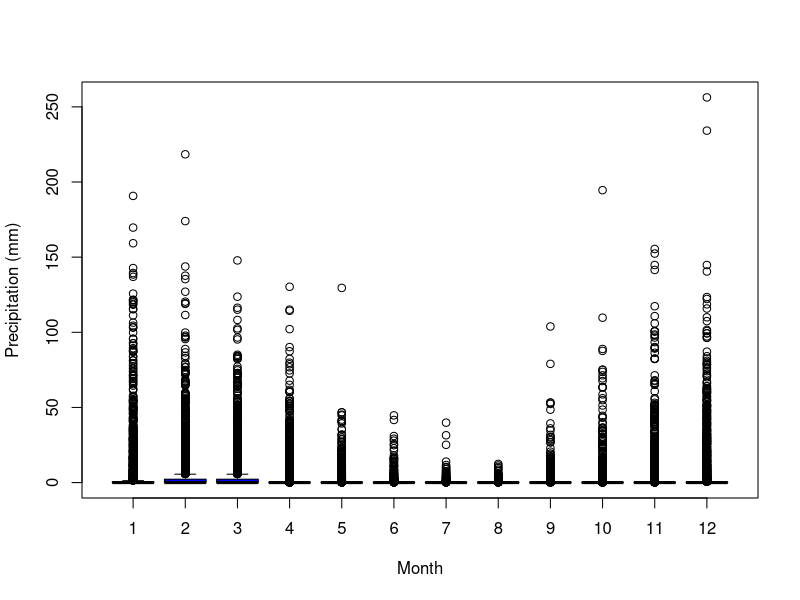
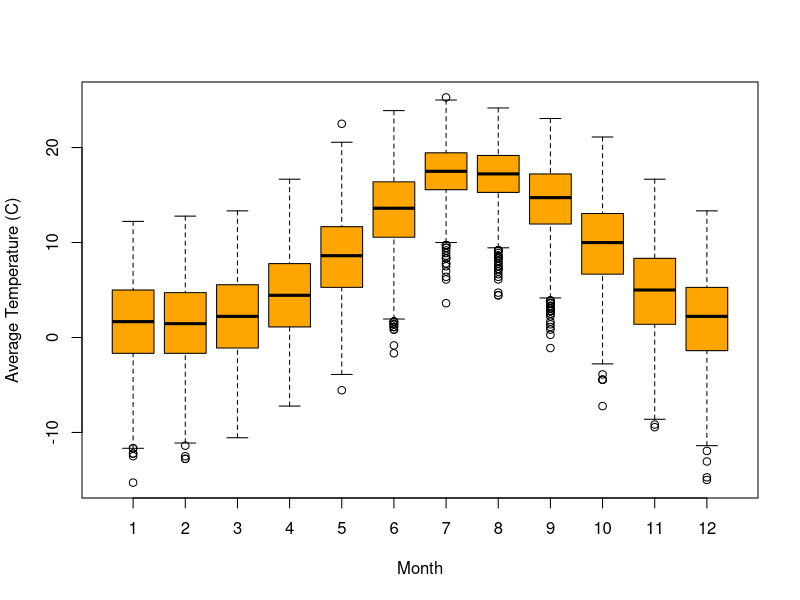
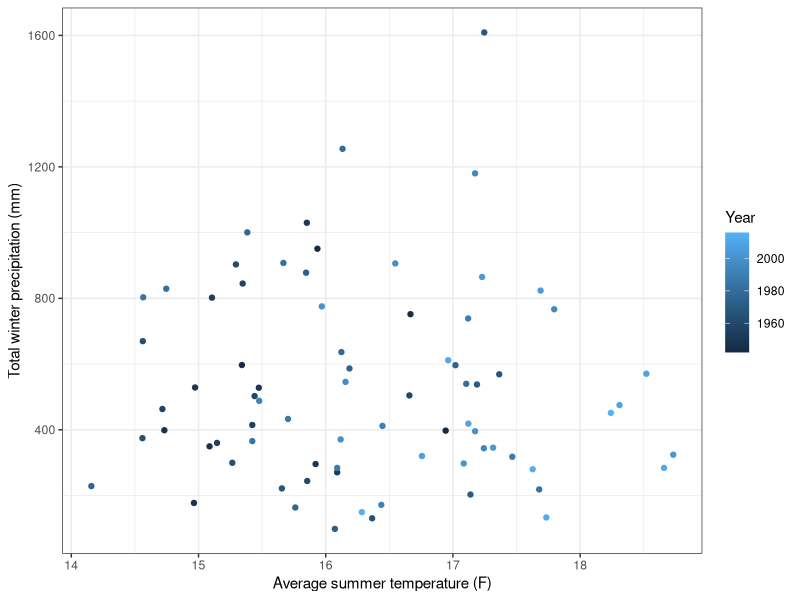

The R script that drew these images, in order:
## ---- chunk 1

climate = read.table("clim.txt", header = TRUE)

## ---- chunk 2

#Monthly precipitation

boxplot(climate$rain ~ climate$month,
ylab="Precipitation (mm)",
xlab="Month", col="blue")
## ---- chunk 3

#Monthly average temperature

climate$avg.temp = (climate$tmin+climate$tmax)/2

boxplot(climate$avg.temp ~ climate$month,
ylab="Average Temperature (C)",
xlab="Month", col="orange")


## ---- chunk 4

year.rain = aggregate(climate$rain, by = list(climate$year), sum)
wet.year = year.rain[which.max(year.rain$x),1]
wet.year.rain= year.rain[which.max(year.rain$x),2]
dry.year = year.rain[which.min(year.rain$x),1]
dry.year.rain = year.rain[which.min(year.rain$x),2]


## ---- chunk 5
#Defining seasons 

climate$season = ifelse(climate$month == 4|climate$month == 5|climate$month == 6, 'spring', ifelse (climate$month == 7|climate$month == 8|climate$month == 9, 'summer',ifelse(climate$month == 10|climate$month == 11|climate$month == 12, 'fall' , 'winter')))

#Finding the wettest and dryest season

rain.season = aggregate(climate$rain, by= list(climate$season), sum)
dry.season = rain.season[which.min(rain.season$x),1]
rain.dry.season = rain.season[which.min(rain.season$x),2]
wet.season = rain.season[which.max(rain.season$x),1]
rain.wet.season = rain.season[which.max(rain.season$x),2]
## ---- chunk 6

summer= subset(climate, season == 'summer')
winter = subset(climate, season=='winter')

#Average summer temperature and total winter precipitation per year

summ.temp = aggregate(summer$avg.temp, by = list(summer$year), mean)
wint.rain = aggregate(winter$rain, by=list(winter$year), sum)

data.plot = data.frame(summ.temp, wint.rain$x)
colnames(data.plot) = c('Year', 'summer.temp', 'winter.rain')

library(ggplot2)

ggplot(data.plot, aes(summer.temp, winter.rain, col= Year)) + 
  geom_point()+
  xlab ('Average summer temperature (F)')+
  ylab ('Total winter precipitation (mm)')+
  theme_bw()
